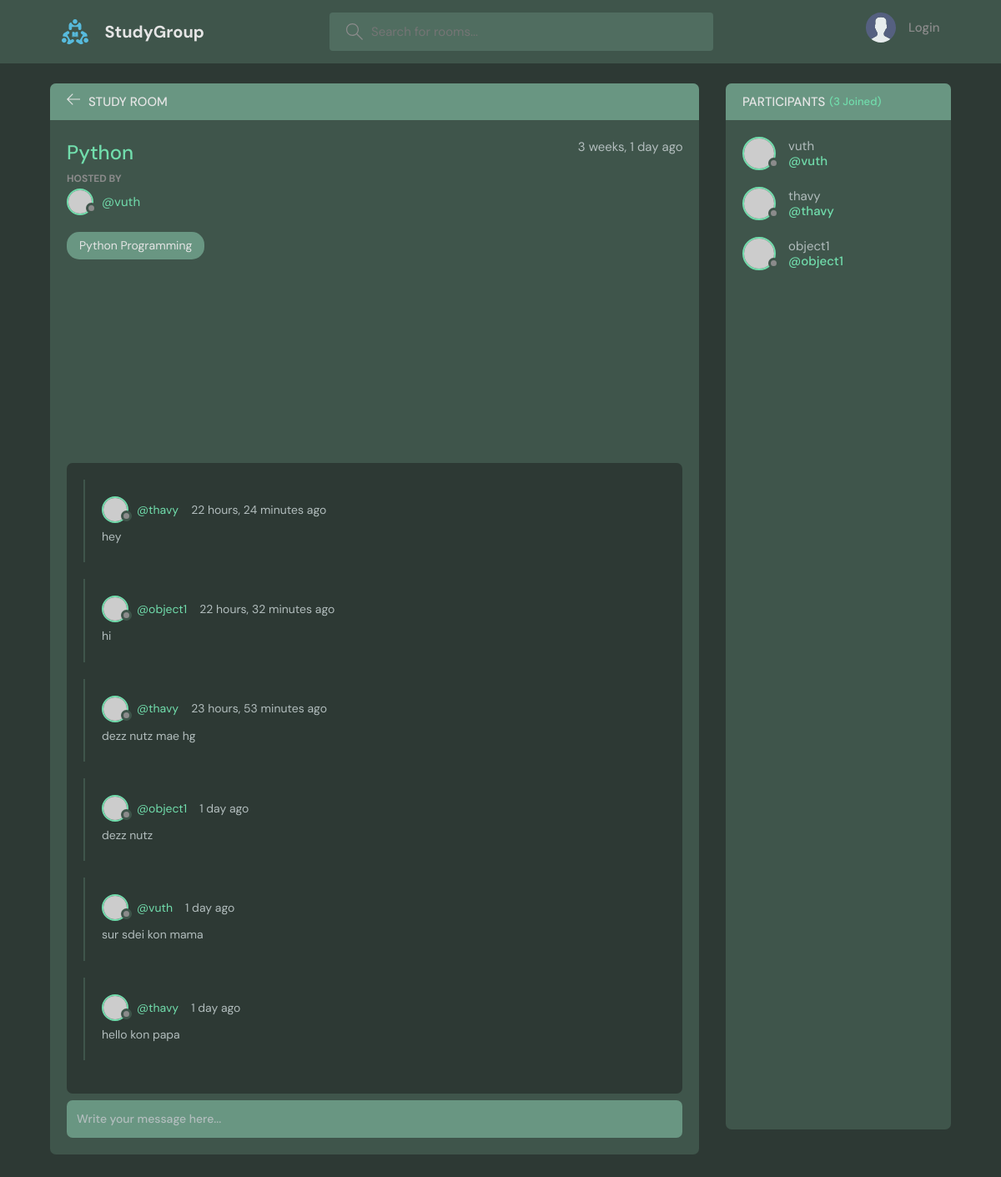
The page /room/1/ on the database as committed earlier.
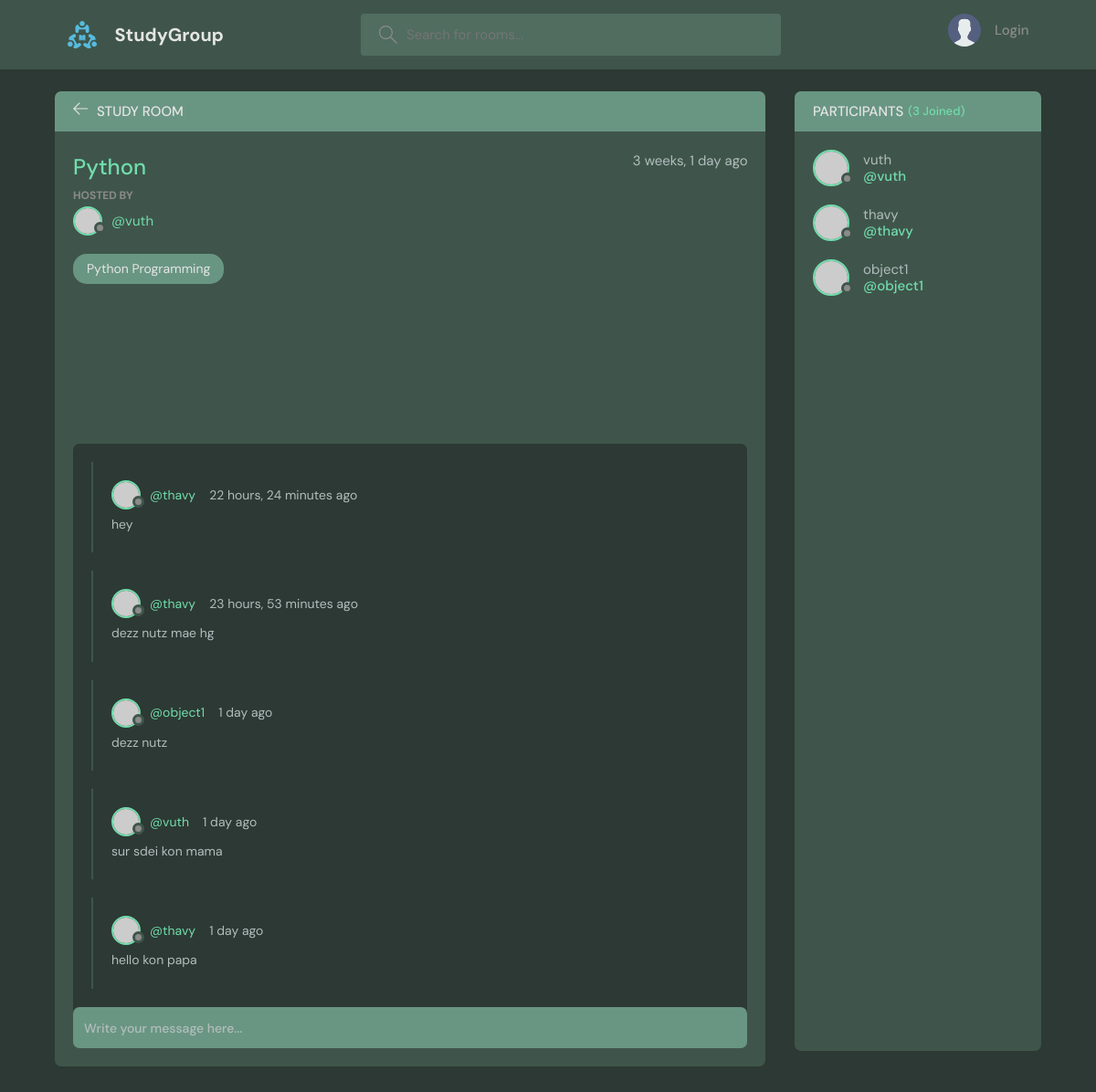
The same page on the database as committed later.
### base/models.py (models this page shows, shortened)
class Message(models.Model):
    user = models.ForeignKey(User, on_delete=models.SET_NULL, null=True)
    room = models.ForeignKey(Room, on_delete=models.CASCADE)
    body = models.TextField()
    updated = models.DateTimeField(auto_now=True)
    created = models.DateTimeField(auto_now_add=True)
    class Meta:
        ordering = ['-updated', '-created']

### base/views.py (the view, shortened to what this page needs)
# urls.py: path('room/<str:pk>/', views.room, name="room"),
def room(request, pk):
    room = Room.objects.get(id=pk)
    room_messages = room.message_set.all().order_by('-created')
    participants = room.participants.all()
    context = {'room': room, 'room_messages': room_messages, 'participants': participants}
    return render(request, 'base/room.html', context)

### base/models.py (called while the page is built)
    def __str__(self):
        return self.name

### base/templates/base/room.html (shortened to what this page needs)
{% extends 'main.html' %}
{% block content %}
<main class="profile-page layout layout--2">
  <div class="container">
    <div class="room">
      <div class="room__top">
        <div class="room__topLeft">
          <a href="{% url 'home' %}">
            <svg version="1.1" xmlns="http://www.w3.org/2000/svg" width="32" height="32" viewBox="0 0 32 32">
              <title>arrow-left</title>
              <path
                d="M13.723 2.286l-13.723 13.714 13.719 13.714 1.616-1.611-10.96-10.96h27.625v-2.286h-27.625l10.965-10.965-1.616-1.607z"
              ></path>
            </svg>
          </a>
          <h3>Study Room</h3>
        </div>
      </div>
      <div class="room__box scroll">
        <div class="room__header scroll">
          <div class="room__info">
            <h3>{{room.name}}</h3>
            <span>{{room.created|timesince}} ago</span>
          </div>
          <div class="room__hosted">
            <p>Hosted By</p>
            <a href="{% url 'user-profile' room.host.id %}" class="room__author">
              <div class="avatar avatar--small">
                <img src="https://randomuser.me/api/portraits/men/37.jpg" />
              </div>
              <span>@{{room.host.username}}</span>
            </a>
          </div>
          <span class="room__topics">{{room.topic}}</span>
        </div>
        <div class="room__conversation">
          <div class="threads scroll">
            {% for msg in room_messages %}
            <div class="thread">
              <div class="thread__top">
                <div class="thread__author">
                  <a href="{% url 'user-profile' msg.user.id %}" class="thread__authorInfo">
                    <div class="avatar avatar--small">
                      <img src="https://randomuser.me/api/portraits/men/37.jpg" />
                    </div>
                    <span>@{{msg.user.username}}</span>
                  </a>
                  <span class="thread__date">{{msg.created|timesince}} ago</span>
                </div>
              </div>
              <div class="thread__details">
                {{msg.body}}
              </div>
            </div>
            {% endfor %}
          </div>
        </div>
      </div>
      <div class="room__message">
        <form action="" method="POST">
          <input name="body" placeholder="Write your message here..." />
        </form>
      </div>
    </div>
    <div class="participants">
      <h3 class="participants__top">Participants <span>({{participants.count}} Joined)</span></h3>
      <div class="participants__list scroll">
        {% for user in participants %}
        <a href="{% url 'user-profile' user.id %}" class="participant">
          <div class="avatar avatar--medium">
            <img src="https://randomuser.me/api/portraits/men/37.jpg" />
          </div>
          <p>
            {{user.username}}
            <span>@{{user.username}}</span>
          </p>
        </a>
        {% endfor %}
      </div>
    </div>
  </div>
</main>
{% endblock content %}

Rows that differ between the two databases and show on the page:
removed Message: user.username "object1", created "22 hours, 32 minutes", body "hi"
